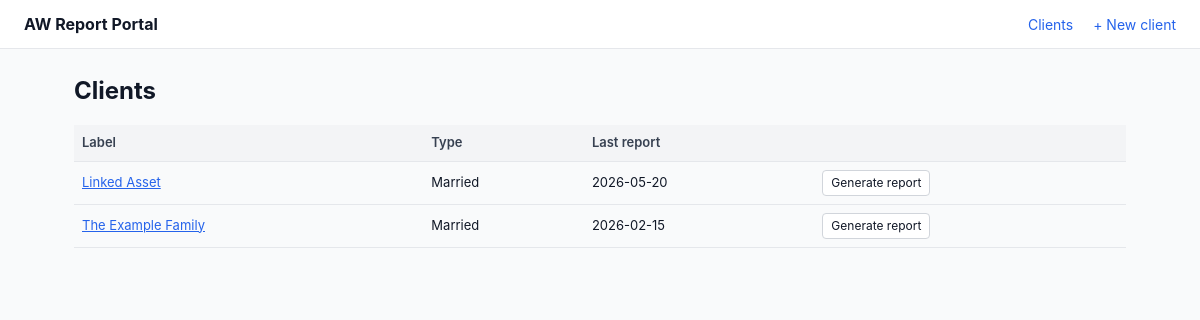
The page / on the database its author committed.
### tables this page shows
CREATE TABLE clients (
    id INTEGER PRIMARY KEY AUTOINCREMENT,
    label TEXT NOT NULL,
    is_married INTEGER NOT NULL DEFAULT 0,

    client1_name TEXT NOT NULL,
    client1_dob TEXT NOT NULL,
    client1_ssn_last4 TEXT,

    client2_name TEXT,
    client2_dob TEXT,
    client2_ssn_last4 TEXT,

    monthly_salary REAL NOT NULL DEFAULT 0,
    client1_salary REAL NOT NULL DEFAULT 0,
    client2_salary REAL NOT NULL DEFAULT 0,
    monthly_expense_budget REAL NOT NULL DEFAULT 0,
    private_reserve_target_override REAL,

    trust_property_address TEXT,

    created_at TEXT DEFAULT CURRENT_TIMESTAMP,
    updated_at TEXT DEFAULT CURRENT_TIMESTAMP
);

### app.py (the view)
    @app.route("/")
    def index():
        rows = dbmod.query(
            """
            SELECT c.*, (
                SELECT MAX(r.report_date) FROM reports r WHERE r.client_id = c.id
            ) AS last_report_date
            FROM clients c
            ORDER BY c.label
            """
        )
        return render_template("index.html", clients=rows)

### db.py (called while the page is built)
def get_db():
    if "db" not in g:
        g.db = sqlite3.connect(current_app.config["DATABASE_PATH"])
        g.db.row_factory = sqlite3.Row
        g.db.execute("PRAGMA foreign_keys = ON")
    return g.db

def query(sql: str, args: tuple = (), one: bool = False):
    cur = get_db().execute(sql, args)
    rows = cur.fetchall()
    cur.close()
    return (rows[0] if rows else None) if one else rows

### templates/index.html
{% extends "base.html" %}
{% block content %}
<h1>Clients</h1>
{% if not clients %}
  <p class="empty">No clients yet. <a href="{{ url_for('client_new') }}">Add the first one →</a></p>
{% else %}
  <table class="data">
    <thead>
      <tr><th>Label</th><th>Type</th><th>Last report</th><th></th></tr>
    </thead>
    <tbody>
      {% for c in clients %}
        <tr>
          <td><a href="{{ url_for('client_detail', client_id=c.id) }}">{{ c.label }}</a></td>
          <td>{{ "Married" if c.is_married else "Single" }}</td>
          <td>{{ c.last_report_date or "—" }}</td>
          <td><a class="btn small" href="{{ url_for('report_new', client_id=c.id) }}">Generate report</a></td>
        </tr>
      {% endfor %}
    </tbody>
  </table>
{% endif %}
{% endblock %}

### static/style.css (style rules this page uses)
:root { --blue: #2563eb; --blue-dark: #1d4ed8; --green: #16a34a; --red: #dc2626; --gray-50: #f9fafb; --gray-100: #f3f4f6; --gray-200: #e5e7eb; --gray-300: #d1d5db; --gray-500: #6b7280; --gray-700: #374151; --gray-900: #111827; }
* { box-sizing: border-box; }
body { margin: 0; font-family: -apple-system, system-ui, "Segoe UI", Roboto, sans-serif; color: var(--gray-900); background: var(--gray-50); font-size: 14px; line-height: 1.5; }
a { color: var(--blue); }
h1 { font-size: 24px; margin: 0 0 16px; }
table.data, table.accounts, table.deductibles, table.balances { width: 100%; border-collapse: collapse; }
table.data th, table.data td, table.balances th, table.balances td, table.accounts th, table.accounts td, table.deductibles th, table.deductibles td { text-align: left; padding: 8px; border-bottom: 1px solid var(--gray-200); font-size: 13px; }
table.data th, table.balances th, table.accounts th, table.deductibles th { background: var(--gray-100); font-weight: 600; color: var(--gray-700); }
.btn { display: inline-block; padding: 6px 12px; border: 1px solid var(--gray-300); border-radius: 4px; background: white; color: var(--gray-900); text-decoration: none; cursor: pointer; font-size: 13px; font-family: inherit; }
.btn.small { padding: 3px 8px; font-size: 12px; }

### rows shown on the page
clients: label "Linked Asset", is_married "Married", last_report_date "2026-05-20"
clients: label "The Example Family", is_married "Married", last_report_date "2026-02-15"
